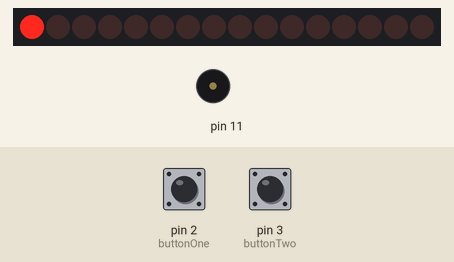
This sketch was run on a simulated Arduino Uno, built with avr-gcc and run on an emulated ATmega328P. Shown: 16 shift-register outputs drawn as a row of LEDs (first output left, lit = HIGH), buzzer (waves = sounding). Wiring (inferred from the names in the program): 2 × shift register (74HC595): data pin 6; shift clock pin 5; latch pin 4. Wiring (inferred from the signals the program sends): row of LEDs: on Q0, Q1, Q2, Q3, Q4, Q5, Q6, Q7, Q8, Q9, Q10, Q11, Q12, Q13, Q14, Q15. The test bench sets the inputs (shaded band); at power-on: pin 2 (buttonOne) HIGH, pin 3 (buttonTwo) HIGH. What the sketch prints to the serial monitor is not drawn.

Above: at 0.1 s.
At 1.6 s:
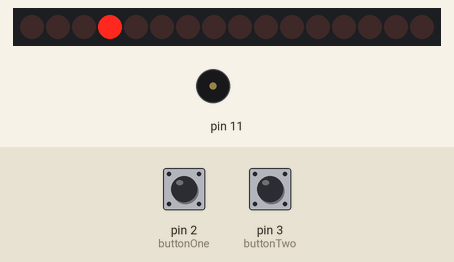
At 3.6 s:
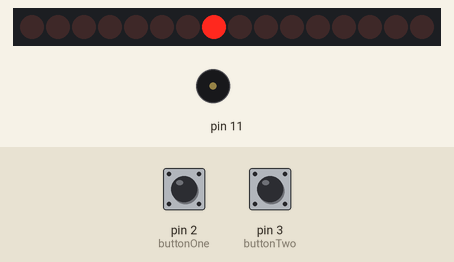
At 7.6 s:
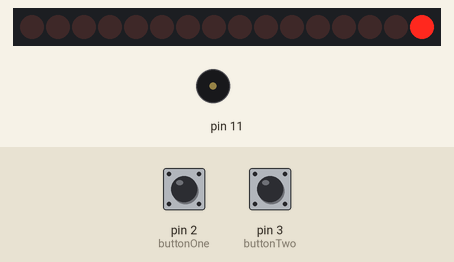
Timing chart, 0 to 10.5 s (numbered marks = the images above):
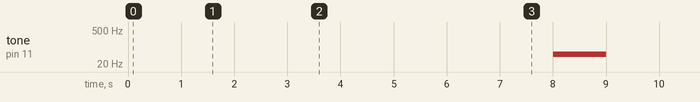

Measured:
- by itself, tone on pin 11: silent → 50 Hz at 8.0 s, → silent 1.0 s later

The sketch:

printBit.ino
```cpp
const int timer = 300; //The minimum time beetween every press
unsigned long gameOverTimer;//Save when last game over event occured

#define latchPin 4 //This pin is used to lock leds while shifing out bits to the register
#define clockPin 5 //This pin decides the shiftregisters data clock frequency
#define dataPin 6 //The pin to shift out data to

//Force shift to next shift register by shifting out 16bits


//Set game variables
int counter = 0; //Where is the puck? Saved in this variable
boolean countUp = true;//What direction is the puck moving? Saved in this variable
boolean gameOver = false; //Keeps track if the game is playing or not. If gameOver is false then continue playing
boolean scorePhase = false; //If true show score
int scorePlayerOne = 0;
int scorePlayerTwo = 0;
int ledSpeed = 500; //Puck speed

#define buttonOne 2 //Player one button
#define buttonTwo 3 //Player two button

unsigned long buttonOneClicked = 0;//Saves when was the last confirmed press from player one
unsigned long buttonTwoClicked = 0;//Saves when was the last confirmed press from player two


void setup() {
  pinMode(buttonOne, INPUT_PULLUP);//Setup buttons with pullup
  pinMode(buttonTwo, INPUT_PULLUP);
  pinMode(latchPin, OUTPUT);//Setup pins for the shift register
  pinMode(clockPin, OUTPUT);
  pinMode(dataPin, OUTPUT);

  //Interupts can even interrupt during the command delay()
  attachInterrupt(digitalPinToInterrupt(buttonOne), hitOne, FALLING);//Listen for Falling (High then Low) on playerOne pin. Then run the hitOne function
  attachInterrupt(digitalPinToInterrupt(buttonTwo), hitTwo, FALLING);//Listen for Falling (High then Low) on playerTwo pin. Then run the hitTwo function
  Serial.begin(9600);//Start serial communication at 9600bit/s. Used for debugging
}

void loop() {

  if (counter < 0 || counter > 15 && !gameOver) {//If the counter is outside of screen and game is not already set to gameovermode then set to gameovermode
    setGameOver();
  }
  Serial.println(counter);//Write where the puck is

  if (!gameOver) {//If not game over continue the game and move the puck each second
    writeToRegister(prepareForRegister(counter)); //Use the counter to decide which bit should be one. Then write the 2 bytes to the register
    delay(ledSpeed); //wait. countUp can be changed during this time
    if (countUp){
      counter++; //Move puck up
    }
    else {
      counter--; //Move puck down
    }
  }
  if (gameOver && !scorePhase) {//Blink five times then go to score mode
    if (counter == 15) writeToRegister(prepareScoreForRegister(0, 8)); //Turn on all 8 leds on the losing field
    if (counter == 0) writeToRegister(prepareScoreForRegister(8, 0));
    delay(100); //wait
    writeToRegister(0);//turn all leds off
    delay(100); //wait
    if (millis() - gameOverTimer > 1000) scorePhase = true; //Show the score after one second
  }
  if (gameOver && scorePhase) {//Score mode.Displays the current score
    writeToRegister(prepareScoreForRegister(scorePlayerOne, scorePlayerTwo)); //Convert the score to a binary number where the score is represented by the amount of leds in High state and then shift out the data
  }
}
void hitOne() {
  if (counter == 0 && !countUp && millis() - buttonOneClicked> timer && !gameOver) {//Checks if puck is whithin reach also checks if player is allowed to hit the puck right now
    countUp = !countUp;//Change direction of the puck
    ledSpeed *= 0.8;//Increase puck speed by decreasing the time it waits between each puck movement
  }
  buttonOneClicked = millis();//Save when the press occurred
  resetGame();//If allowed reset the game to continue playing. Score is still saved
}

void hitTwo() {
  if (counter == 15 && countUp && millis() - buttonTwoClicked > timer && !gameOver) {//Checks if puck is whithin reach also checks if player is allowed to hit the puck right now
    countUp = !countUp;//Change direction of the puck
    ledSpeed *= 0.8;//Increase puck speed by decreasing the time it waits between each puck movement
  }
  buttonTwoClicked = millis();//Save when the press occurred
  resetGame();//If allowed reset the game to continue playing. Score is still saved
}
void resetGame() {
  if (millis() - gameOverTimer > 2000 && gameOver && scorePhase) {//if allowed reset all game variables except the score
    if (counter >= 15){//Decide who serves. Player one
      counter = 0;
      countUp = true;
    }
    else if (counter <= 0){//Decide who serves. Player two
      counter = 15;
      countUp = false;
    }
    ledSpeed = 500;//Reset ledSpeed
    scorePhase = false;//Do not show score while the game is on
    gameOver = false;//Continue the game
    writeToRegister(prepareForRegister(counter));//Shift out puck position now for instant response
  }
}

void setGameOver() {
  //ledSpeed = 500; This is now done in the reset function
  if (counter > 15){//Check who scored
    scorePlayerOne ++;//Add a point to player one
    counter = 15; //Keep track off who scored
  }
  if (counter < 0){//Check who scored
    scorePlayerTwo ++;//Add a point to player Two
    counter = 0; //Keep track off who scored
  }
  gameOver = true; //Stop playing
  gameOverTimer = millis();//Saves when goal occurred
  tone(11, 50, 1000); //Play a tone on pin 11 for 1s
}

unsigned int prepareForRegister(int pos){//Returns a variable that has a 1 in the position mentioned in pos.
   unsigned int raised = power(2,pos);
   //Serial.println(pos);
   //Serial.println(raised,2);
   return raised;
}

unsigned int prepareScoreForRegister(int score1, int score2){//Put both scores in the same variable
   unsigned int raised = power(2 , score2) - 1; //This will make the amount of ones equal to the score
   if (raised > 0) while(raised < 32768) {//move the score until it has reached the 16th bit. This is only possible if more than zero was written to the variable.
      raised = raised << 1;
   }
   raised += power(2 , score1) - 1; // add the score from player one
   Serial.println(raised,2); // Print the binary number in binary to serial
   return raised;
}

unsigned int power(int base, int exponent){//Used as the pow() function except this one only works with integers and also returns a int.
  if (exponent == 0) {//define position zero in this recursiv function
    base = 1;
  }
  else {//define the recursiv expression
    base = base * power(base, exponent - 1);
  }
  return base;
}

void writeToRegister(unsigned int number) {//Shifts out the last two bytes to the shift registers

    digitalWrite(latchPin, LOW);   //Lock the outputs on the register
    shiftOut(dataPin, clockPin, MSBFIRST, number >> 8); //Write
    shiftOut(dataPin, clockPin, MSBFIRST, number);
    digitalWrite(latchPin, HIGH);  //Unlock the outputs on the register
  /*for (int i = 0; i < 3; i++) {
    digitalWrite(pins[i], bitRead(counter, i));
    //Serial.println(bitRead(counter, i));
    */
}
```
